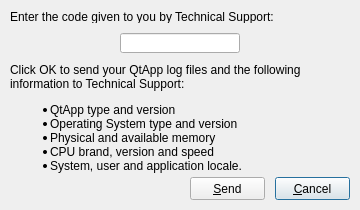
<?xml version="1.0" encoding="UTF-8"?>
<ui version="4.0">
 <class>SendLogsDlg</class>
 <widget class="QDialog" name="SendLogsDlg">
  <property name="geometry">
   <rect>
    <x>0</x>
    <y>0</y>
    <width>360</width>
    <height>210</height>
   </rect>
  </property>
  <property name="windowTitle">
   <string>Enter Send Logs Code</string>
  </property>
  <widget class="QLabel" name="label">
   <property name="geometry">
    <rect>
     <x>10</x>
     <y>10</y>
     <width>341</width>
     <height>13</height>
    </rect>
   </property>
   <property name="text">
    <string>Enter the code given to you by Technical Support:</string>
   </property>
  </widget>
  <widget class="QLineEdit" name="lineEdit">
   <property name="geometry">
    <rect>
     <x>120</x>
     <y>33</y>
     <width>120</width>
     <height>20</height>
    </rect>
   </property>
   <property name="maxLength">
    <number>12</number>
   </property>
   <property name="alignment">
    <set>Qt::AlignCenter</set>
   </property>
  </widget>
  <widget class="QLabel" name="warningLabel">
   <property name="geometry">
    <rect>
     <x>10</x>
     <y>63</y>
     <width>340</width>
     <height>111</height>
    </rect>
   </property>
   <property name="text">
    <string>Click OK to send your QtApp log files and the following information to Technical Support:&lt;ul&gt;&lt;li&gt;QtApp type and version&lt;/li&gt;&lt;li&gt;Operating System type and version&lt;/li&gt;&lt;li&gt;Physical and available memory&lt;/li&gt;&lt;li&gt;CPU brand, version and speed&lt;/li&gt;&lt;li&gt;System, user and application locale.&lt;/li&gt;&lt;/ul&gt;</string>
   </property>
   <property name="alignment">
    <set>Qt::AlignLeading|Qt::AlignLeft|Qt::AlignTop</set>
   </property>
   <property name="wordWrap">
    <bool>true</bool>
   </property>
  </widget>
  <widget class="QPushButton" name="cancelButton">
   <property name="geometry">
    <rect>
     <x>275</x>
     <y>177</y>
     <width>75</width>
     <height>23</height>
    </rect>
   </property>
   <property name="text">
    <string>&amp;Cancel</string>
   </property>
  </widget>
  <widget class="QPushButton" name="sendButton">
   <property name="geometry">
    <rect>
     <x>190</x>
     <y>177</y>
     <width>75</width>
     <height>23</height>
    </rect>
   </property>
   <property name="text">
    <string>&amp;Send</string>
   </property>
  </widget>
 </widget>
 <resources/>
 <connections/>
</ui>
